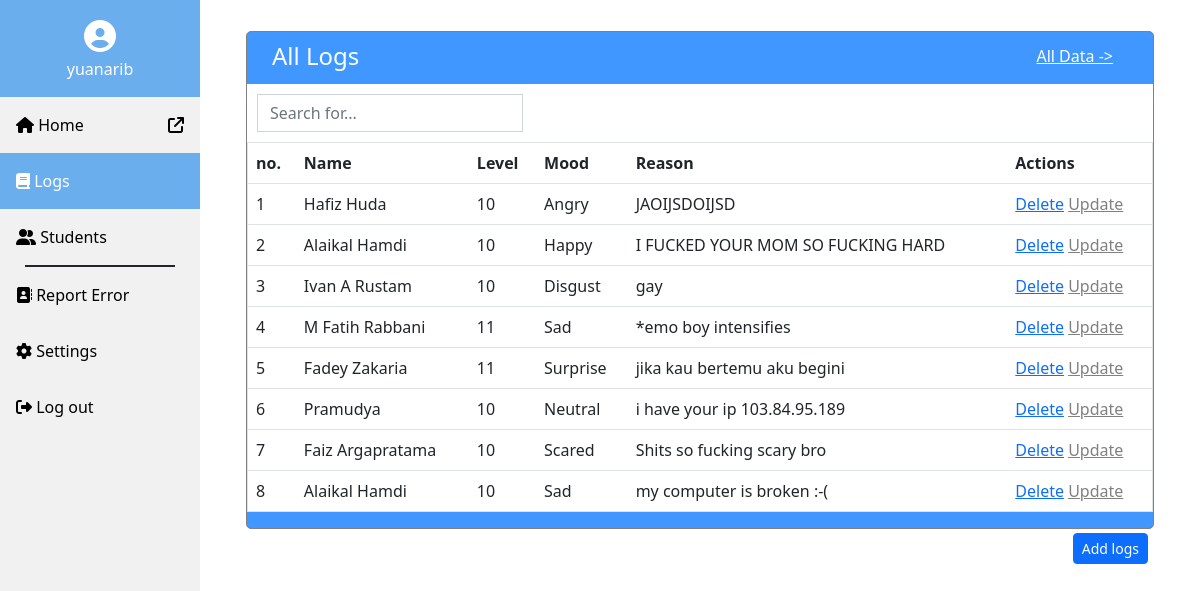
The app's page /members/logs/ (signed in), older data.
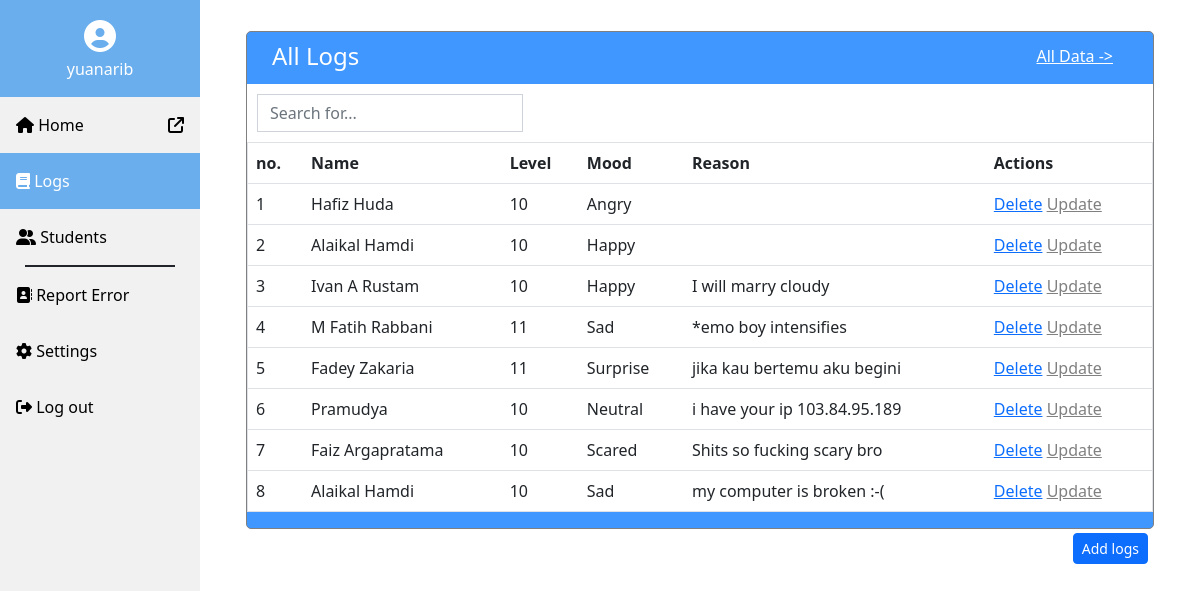
The same page, newer data.
### members/models.py (models this page shows)
class Members(models.Model):
  name = models.CharField(max_length=255, default="zero")
  level = models.IntegerField(default=0)
  mood = models.CharField(max_length=10, default="neutral")
  reason = models.CharField(max_length=255, default="lorem ipsum dolor sit amet")

### members/views.py (the view)
# urls.py: path('logs/', views.logs, name='logs'),
@login_required
def logs(request):
  mymembers = Members.objects.all().values()
  template = loader.get_template('logs.html')
  context = {
    'mymembers': mymembers,
  }
  return HttpResponse(template.render(context, request))

### members/templates/logs.html (shortened to what this page needs)
{%load static%}
<!DOCTYPE html>
<link href="{% static 'css/bootstrap.min.css' %}" rel="stylesheet">
{%include 'includeIndex.html'%}
<div class="content">
<div style="border-color:gray;border-width: 1px;border-radius: 5px;border-style: solid;padding: 0px;margin: 30px;background-color: #3F97FF;position: relative;"><h4 style="padding-top: 10px;padding-left: 25px;padding-bottom: 5px; color: #FFF;">All Logs</h4><h6 style="position: absolute;right: 40px;top: 15px;color: white;"><a href="" style="color: white;">All Data -></a></h6>
    <div style="background-color: #FFF">
      <div style="padding: 10px;">
        <input type="text" id="searchInput" onkeyup="searchFunc()" placeholder="Search for..." style="border-radius: 0px;width: 30%;" class="form-control">
      </div>
    <table border="1" class="table table-hover" id="logsTable">
    <tr>
        <th>no. </th>
        <th>Name</th>
        <th>Level</th>
        <th>Mood</th>
        <th>Reason</th>
        <th>Actions</th>
    </tr>
    {% for x in mymembers %}
    <tr>
        <td>{{ forloop.counter }}</td>
        <td>{{ x.name }}</td>
        <td>{{ x.level }}</td>
        <td>{{ x.mood }}</td>
        <td>{{ x.reason }}</td>
        <td><a href="delete/{{x.id}}">Delete</a>   <a href="update/{{ x.id }}" style="color: gray;">Update</a></td>
    </tr>
    {% endfor %}
    </table>
    <p>
        <a href="add/" class="btn btn-primary btn-sm" style="margin: 5px;position: absolute;right: 0px;">Add logs</a>
        </p>
    </div></div></div>

### members/templates/includeIndex.html (shortened to what this page needs)
{%load static%}
<link href="{% static 'css/bootstrap.min.css' %}" rel="stylesheet">
<div class="sidebar">
    <a style="text-align: center;background-color: #6AAEED;color: #fff;" class="profile"><i class="fa-solid fa-circle-user fa-2xl" style="margin: 20px;"></i><br>{{ user.username }}</a>
    <a href="/"><i class="fa-solid fa-house"></i> Home <span style="float:right;"><i class="fa-solid fa-arrow-up-right-from-square"></i></span></a>
    <a href="/members/" class="active"><i class="fa-solid fa-book"></i> Logs</a>
    <a href="/members/student/"><i class="fa-solid fa-user-group"></i> Students</a>
    <a style="border-bottom: solid;border-width: 2px;width: 75%;height: 1px;padding: 0;position: relative;text-align: center;margin: auto;"></a>
    <a href="contact/"><i class="fa-solid fa-address-book"></i> Report Error</a>
    <a href="settings/"><i class="fa-solid fa-gear"></i> Settings</a>
    <a href="{%url 'logout'%}"><i class="fa-solid fa-right-from-bracket"></i> Log out</a>
  </div>

### members/templates/logs.html (style rules this page uses)
div.content { margin-left: 200px; padding: 1px 16px; height: 1000px; }

### members/templates/includeIndex.html (style rules this page uses)
.sidebar { margin: 0; padding: 0; width: 200px; background-color: #f1f1f1; position: fixed; height: 100%; overflow: auto; }
.sidebar a { display: block; color: black; padding: 16px; text-decoration: none; }
.sidebar a.active { background-color: #6AAEED; color: white; }

Row changes from the older to the newer data that the page shows:
changed Members "Hafiz Huda": reason "JAOIJSDOIJSD" → (not shown)
changed Members (number 2 of 8 on the later page): reason "I FUCKED YOUR MOM SO FUCKING HARD" → (not shown)
changed Members "Ivan A Rustam": mood "Disgust" → "Happy"; reason "gay" → "I will marry cloudy"
